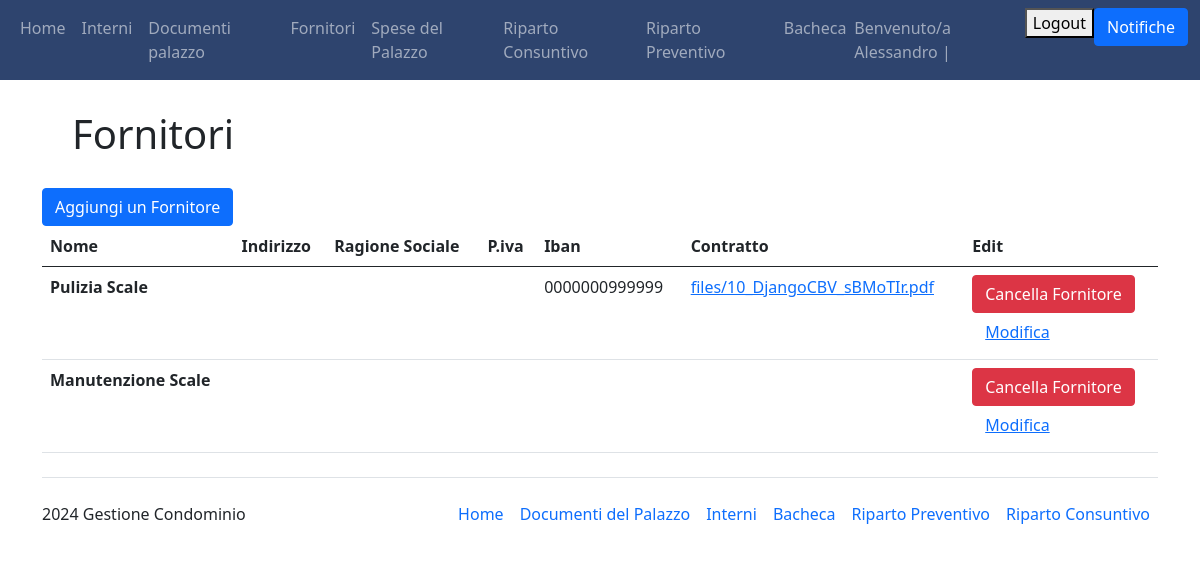
/fornitori (signed in), run on the app's committed database.
### Condominio/models.py (models this page shows, shortened)
class Fornitore(models.Model):
    nome = models.CharField(max_length=100, primary_key=True)
    contratto = models.FileField(verbose_name="Contratto", upload_to='files/', blank=True, default=None)
    indirizzo = models.CharField(max_length=200, blank=True, default="non dichiarato")
    ragione_sociale = models.CharField(max_length=100, blank=True)
    partita_iva = models.CharField(max_length=100, blank=True)
    cf = models.CharField(max_length=100, blank=True)
    iban = models.CharField(max_length=200, blank=True)
    class Meta:
        verbose_name_plural = "Fornitori"

### Condominio/views.py (the view)
# urls.py: path('fornitori', views.fornitori, name="fornitori"),
@login_required(login_url='login')
def fornitori(request):
    fornitori = Fornitore.objects.all()
    if request.method == "POST":
        fornitore_id = request.POST.get("fornitore-id")
        print(fornitore_id)
        fornitore = Fornitore.objects.filter(id=fornitore_id).first()
        if fornitore and (request.user.has_perm("main.delete_fornitore")):
            fornitore.delete()
    return render(request, 'Condominio_main/fornitori.html', {"fornitori": fornitori})

### Condominio/templates/Condominio_main/fornitori.html (shortened to what this page needs)
{% extends 'Condominio_main/base.html' %}
{% block content %}
{% load static %}
<h1 style="margin: 30px">Fornitori</h1>
<a class="btn btn-primary" href="/create_fornitore" role="button">Aggiungi un Fornitore</a>
<table class="table">
     <thead>
       <tr>
         <th scope="col">Nome</th>
         <th scope="col">Indirizzo</th>
         <th scope="col">Ragione Sociale</th>
         <th scope="col">P.iva</th>
         <th scope="col">Iban</th>
         <th scope="col">Contratto</th>
         <th scope="col">Edit</th>
       </tr>
     </thead>
     <tbody>
         {% for fornitore in fornitori %}
         <tr>
             <th scope="row">{{fornitore.nome}}</th>
             <td>{{fornitore.indirizzo}}</td>
             <td>{{fornitore.ragione_sociale}}</td>
             <td>{{fornitore.partita_iva}}</td>
             <td>{{fornitore.iban}}</td>
             <td><a href="{% get_media_prefix %}{{ fornitore.contratto }}">{{fornitore.contratto }}</object></td>
             <td>
                 {% if user == fornitore.author or perms.main.delete_fornitore %}
                 <form method="post">
                         <a href="{% url 'cancella_fornitore' pk=fornitore.pk %}" class="btn btn-danger">Cancella Fornitore</a>
                 </form>
                 <form method="post">
                        <a href="{% url 'edit_fornitore' nome=fornitore.nome %}" class="btn btn-link">Modifica</a>
                 </form>
                 {% endif %}
             </td>
         </tr>
         {% endfor %}
     </tbody>
 </table>
{% endblock %}

### Condominio/templates/Condominio_main/base.html (shortened to what this page needs)
<!DOCTYPE html>
<html lang="en">
<head>
    <link href="https://cdn.jsdelivr.net/npm/bootstrap@5.0.2/dist/css/bootstrap.min.css" rel="stylesheet">
    <link rel="stylesheet" href="https://cdn.jsdelivr.net/npm/bootstrap-icons@1.11.3/font/bootstrap-icons.min.css">
</head>
<body>
    <nav class="navbar navbar-expand-lg navbar-dark" style="background-color: #2E446E">
        <div class="container-fluid">
            <div>
                <ul class="navbar-nav">
                    <li class="nav-item">
                        <a class="nav-link" href="/home">Home</a>
                    </li>
                    {% if user.is_authenticated and  user.is_staff %}
                    <li class="nav-item">
                        <a class="nav-link" href="/interni">Interni</a>
                    </li>
                    <li class="nav-item">
                        <a class="nav-link" href="/documenti_palazzo">Documenti palazzo</a>
                    </li>
                    {% endif %}
                    {% if user.is_staff %}
                    <li class="nav-item">
                        <a class="nav-link" href="/fornitori">Fornitori</a>
                    </li>
                    {% endif %}
                    <li class="nav-item">
                        <a class="nav-link" href="/spesa">Spese del Palazzo</a>
                    </li>
                    <li class="nav-item">
                        <a class="nav-link" href="/riparto_consuntivo">Riparto Consuntivo</a>
                    </li>
                    <li class="nav-item">
                        <a class="nav-link" href="/riparto_preventivo">Riparto Preventivo</a>
                    </li>
                    <li class="nav-item">
                        <a class="nav-link" href="/bacheca">Bacheca</a>
                    </li>
                </ul>
            </div>
            <div>
                <ul class="navbar-nav">
                    {% if user.is_authenticated %}
                    {% if user.is_staff %}
                    <span class="navbar-text">Benvenuto/a {{user.first_name}} | </span>
                    {% else %}
                    <span class="navbar-text">Benvenuto/a <a href="{% url 'profilo' %}">{{user.first_name}}</a> | </span>
                    {% endif %}
                    <li class="nav-item">
                        <form action="{% url 'logout' %}" method="post">
                            <button type="submit">Logout</button>
                        </form>
                    </li>
                    <li class="nav-item">
                        <button class="btn btn-primary" type="button" data-bs-toggle="offcanvas" data-bs-target="#offcanvasRight" aria-controls="offcanvasRight">Notifiche</button>
                    </li>
                    {% else %}
                    <li class="nav-item">
                        <a class="nav-link" href="{% url 'login' %}">Login</a>
                    </li>
                    {% endif %}
                </ul>
            </div>
        </div>
    </nav>
    <div class="container">
        {% block content %}
        {% endblock  %}
    </div>
    {% if user.is_authenticated and user.is_staff %}
    <div class="container" style="margin: auto auto 0 auto">
        <footer class="d-flex flex-wrap justify-content-between align-items-center py-3 my-4 border-top">
          <p class="col-md-4 mb-0 text-body-secondary"> 2024 Gestione Condominio </p>
          <ul class="nav col-md-8 justify-content-end">
            <li class="nav-item"><a href="/home" class="nav-link px-2 text-body-secondary">Home</a></li>
            <li class="nav-item"><a href="/documenti_palazzo" class="nav-link px-2 text-body-secondary">Documenti del Palazzo</a></li>
            <li class="nav-item"><a href="/interni" class="nav-link px-2 text-body-secondary">Interni</a></li>
            <li class="nav-item"><a href="/bacheca" class="nav-link px-2 text-body-secondary">Bacheca</a></li>
            <li class="nav-item"><a href="/riparto_preventivo" class="nav-link px-2 text-body-secondary">Riparto Preventivo</a></li>
            <li class="nav-item"><a href="/riparto_consuntivo" class="nav-link px-2 text-body-secondary">Riparto Consuntivo</a></li>
          </ul>
        </footer>
    </div>
    {% endif %}
</body>
</html>

### data on the page
Fornitore: nome "Pulizia Scale", iban "0000000999999", contratto "files/10_DjangoCBV_sBMoTIr.pdf"
Fornitore: nome "Manutenzione Scale"

### other printed values
{{ user.first_name }} "Alessandro"
